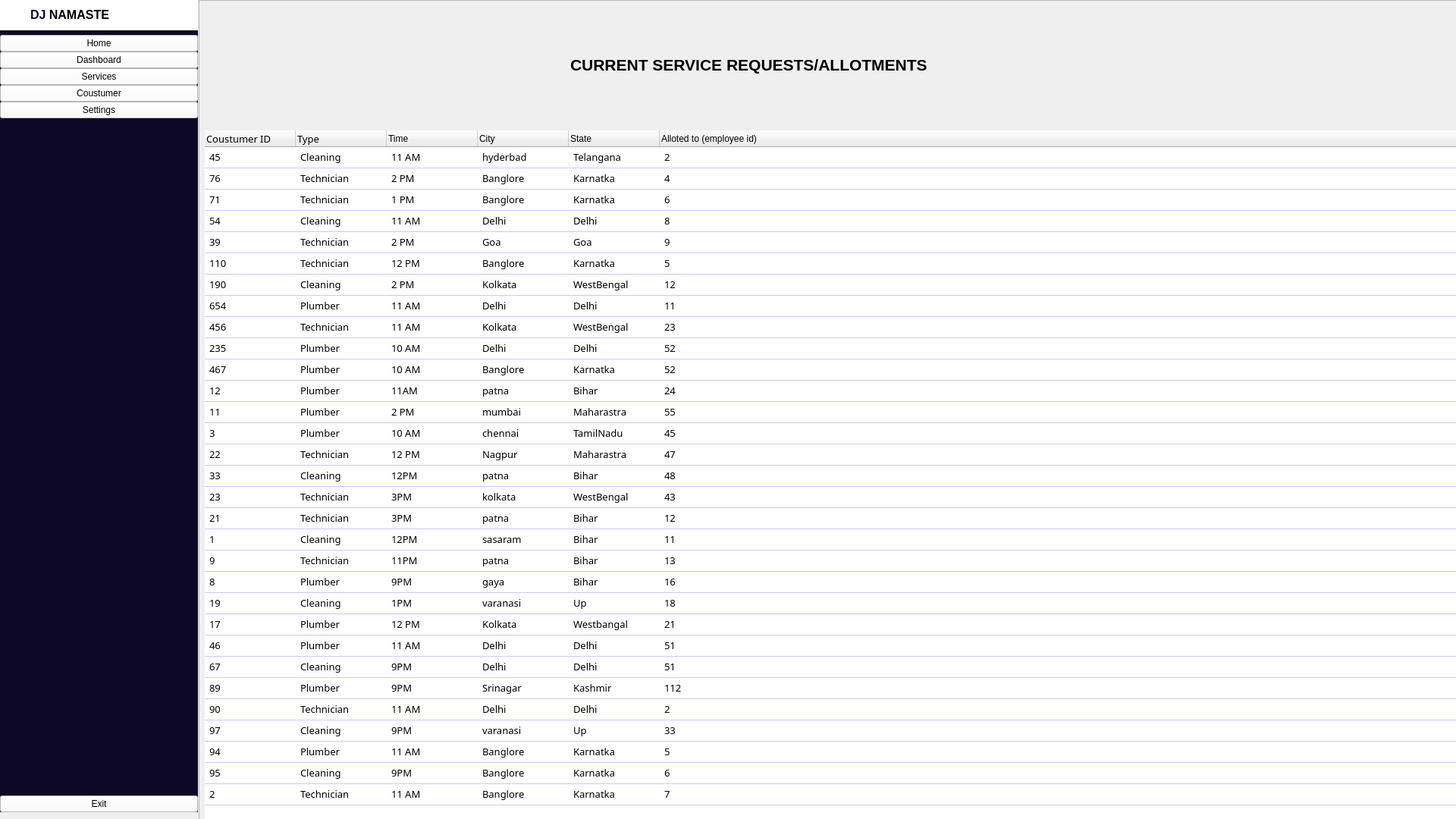
<?xml version="1.0" encoding="UTF-8"?>
<ui version="4.0">
 <class>Form</class>
 <widget class="QWidget" name="Form">
  <property name="geometry">
   <rect>
    <x>0</x>
    <y>0</y>
    <width>1920</width>
    <height>1080</height>
   </rect>
  </property>
  <property name="windowTitle">
   <string>Form</string>
  </property>
  <property name="styleSheet">
   <string notr="true">#result_frame {
	border-radius: 5px;
	background-color: #fff;
}
QTableWidget::Item{
	border-bottom:1px solid #d0c6ff;
	color: black;
	padding-left: 3px;
}</string>
  </property>
  <widget class="QWidget" name="full_menu_widget" native="true">
   <property name="geometry">
    <rect>
     <x>0</x>
     <y>0</y>
     <width>261</width>
     <height>1071</height>
    </rect>
   </property>
   <property name="styleSheet">
    <string notr="true">
background-color: rgb(13, 9, 36);</string>
   </property>
   <layout class="QVBoxLayout" name="verticalLayout_13">
    <property name="sizeConstraint">
     <enum>QLayout::SetDefaultConstraint</enum>
    </property>
    <item>
     <layout class="QHBoxLayout" name="horizontalLayout_13">
      <property name="spacing">
       <number>0</number>
      </property>
      <item>
       <widget class="QLabel" name="logo_label_9">
        <property name="minimumSize">
         <size>
          <width>40</width>
          <height>40</height>
         </size>
        </property>
        <property name="maximumSize">
         <size>
          <width>40</width>
          <height>40</height>
         </size>
        </property>
        <property name="styleSheet">
         <string notr="true">image: url(:/newPrefix/icons/attachment_97751416.svg);
background-color: rgb(255, 255, 255);</string>
        </property>
        <property name="text">
         <string/>
        </property>
        <property name="pixmap">
         <pixmap>:/icon/icon/Logo.png</pixmap>
        </property>
        <property name="scaledContents">
         <bool>true</bool>
        </property>
       </widget>
      </item>
      <item>
       <widget class="QLabel" name="logo_label_10">
        <property name="font">
         <font>
          <pointsize>15</pointsize>
         </font>
        </property>
        <property name="styleSheet">
         <string notr="true">background-color: rgb(255, 255, 255);</string>
        </property>
        <property name="text">
         <string>&lt;html&gt;&lt;head/&gt;&lt;body&gt;&lt;p&gt;&lt;span style=&quot; font-size:12pt; font-weight:600; color:#0d0924;&quot;&gt;DJ&lt;/span&gt;&lt;span style=&quot; font-size:12pt; font-weight:600;&quot;&gt; NAMASTE&lt;/span&gt;&lt;/p&gt;&lt;/body&gt;&lt;/html&gt;</string>
        </property>
       </widget>
      </item>
     </layout>
    </item>
    <item>
     <layout class="QVBoxLayout" name="verticalLayout_14">
      <property name="spacing">
       <number>0</number>
      </property>
      <item>
       <widget class="QPushButton" name="home_btn_6">
        <property name="enabled">
         <bool>true</bool>
        </property>
        <property name="sizePolicy">
         <sizepolicy hsizetype="Minimum" vsizetype="Fixed">
          <horstretch>45</horstretch>
          <verstretch>45</verstretch>
         </sizepolicy>
        </property>
        <property name="styleSheet">
         <string notr="true">background-color: rgb(255, 255, 255);</string>
        </property>
        <property name="text">
         <string>Home</string>
        </property>
        <property name="icon">
         <iconset resource="mainfileeee.qrc">
          <normaloff>:/newPrefix/icons/home-4-32.ico</normaloff>:/newPrefix/icons/home-4-32.ico</iconset>
        </property>
        <property name="iconSize">
         <size>
          <width>14</width>
          <height>14</height>
         </size>
        </property>
        <property name="checkable">
         <bool>true</bool>
        </property>
        <property name="autoExclusive">
         <bool>true</bool>
        </property>
       </widget>
      </item>
      <item>
       <widget class="QPushButton" name="dashborad_btn_6">
        <property name="styleSheet">
         <string notr="true">background-color: rgb(255, 255, 255);</string>
        </property>
        <property name="text">
         <string>Dashboard</string>
        </property>
        <property name="icon">
         <iconset resource="mainfileeee.qrc">
          <normaloff>:/newPrefix/icons/dashboard-5-32.ico</normaloff>:/newPrefix/icons/dashboard-5-32.ico</iconset>
        </property>
        <property name="iconSize">
         <size>
          <width>14</width>
          <height>14</height>
         </size>
        </property>
        <property name="checkable">
         <bool>true</bool>
        </property>
        <property name="autoExclusive">
         <bool>true</bool>
        </property>
       </widget>
      </item>
      <item>
       <widget class="QPushButton" name="ser3_3">
        <property name="styleSheet">
         <string notr="true">background-color: rgb(255, 255, 255);</string>
        </property>
        <property name="text">
         <string>Services</string>
        </property>
        <property name="icon">
         <iconset resource="mainfileeee.qrc">
          <normaloff>:/newPrefix/icons/group-32.ico</normaloff>:/newPrefix/icons/group-32.ico</iconset>
        </property>
        <property name="iconSize">
         <size>
          <width>14</width>
          <height>14</height>
         </size>
        </property>
        <property name="checkable">
         <bool>true</bool>
        </property>
        <property name="autoExclusive">
         <bool>true</bool>
        </property>
       </widget>
      </item>
      <item>
       <widget class="QPushButton" name="products_btn_6">
        <property name="styleSheet">
         <string notr="true">background-color: rgb(255, 255, 255);</string>
        </property>
        <property name="text">
         <string>Coustumer</string>
        </property>
        <property name="icon">
         <iconset resource="mainfileeee.qrc">
          <normaloff>:/newPrefix/icons/user-48.ico</normaloff>:/newPrefix/icons/user-48.ico</iconset>
        </property>
        <property name="iconSize">
         <size>
          <width>14</width>
          <height>14</height>
         </size>
        </property>
        <property name="checkable">
         <bool>true</bool>
        </property>
        <property name="autoExclusive">
         <bool>true</bool>
        </property>
       </widget>
      </item>
      <item>
       <widget class="QPushButton" name="customers_btn_6">
        <property name="styleSheet">
         <string notr="true">background-color: rgb(255, 255, 255);</string>
        </property>
        <property name="text">
         <string>Settings</string>
        </property>
        <property name="icon">
         <iconset resource="mainfileeee.qrc">
          <normaloff>:/newPrefix/icons/settings1.svg</normaloff>:/newPrefix/icons/settings1.svg</iconset>
        </property>
        <property name="iconSize">
         <size>
          <width>14</width>
          <height>14</height>
         </size>
        </property>
        <property name="checkable">
         <bool>true</bool>
        </property>
        <property name="autoExclusive">
         <bool>true</bool>
        </property>
       </widget>
      </item>
     </layout>
    </item>
    <item>
     <spacer name="verticalSpacer_6">
      <property name="orientation">
       <enum>Qt::Vertical</enum>
      </property>
      <property name="sizeHint" stdset="0">
       <size>
        <width>20</width>
        <height>373</height>
       </size>
      </property>
     </spacer>
    </item>
    <item>
     <widget class="QPushButton" name="exit_btn_6">
      <property name="styleSheet">
       <string notr="true">background-color: rgb(255, 255, 255);</string>
      </property>
      <property name="text">
       <string>Exit</string>
      </property>
      <property name="icon">
       <iconset resource="mainfileeee.qrc">
        <normaloff>:/newPrefix/icons/close-window-64.ico</normaloff>:/newPrefix/icons/close-window-64.ico</iconset>
      </property>
      <property name="iconSize">
       <size>
        <width>14</width>
        <height>14</height>
       </size>
      </property>
     </widget>
    </item>
   </layout>
  </widget>
  <widget class="QFrame" name="frame">
   <property name="geometry">
    <rect>
     <x>262</x>
     <y>0</y>
     <width>1920</width>
     <height>1081</height>
    </rect>
   </property>
   <property name="styleSheet">
    <string notr="true">#result_frame {
	border-radius: 5px;
	background-color: #fff;
}</string>
   </property>
   <property name="frameShape">
    <enum>QFrame::StyledPanel</enum>
   </property>
   <property name="frameShadow">
    <enum>QFrame::Raised</enum>
   </property>
   <widget class="QLabel" name="label_89">
    <property name="geometry">
     <rect>
      <x>490</x>
      <y>60</y>
      <width>491</width>
      <height>51</height>
     </rect>
    </property>
    <property name="text">
     <string>&lt;html&gt;&lt;head/&gt;&lt;body&gt;&lt;p&gt;&lt;span style=&quot; font-size:16pt; font-weight:600;&quot;&gt;CURRENT SERVICE REQUESTS/ALLOTMENTS&lt;/span&gt;&lt;/p&gt;&lt;/body&gt;&lt;/html&gt;</string>
    </property>
   </widget>
  </widget>
  <widget class="QTableWidget" name="result_frame">
   <property name="geometry">
    <rect>
     <x>270</x>
     <y>172</y>
     <width>1893</width>
     <height>1031</height>
    </rect>
   </property>
   <property name="font">
    <font>
     <family>黑体</family>
     <pointsize>10</pointsize>
    </font>
   </property>
   <property name="focusPolicy">
    <enum>Qt::NoFocus</enum>
   </property>
   <property name="styleSheet">
    <string notr="true"/>
   </property>
   <property name="frameShape">
    <enum>QFrame::NoFrame</enum>
   </property>
   <property name="selectionMode">
    <enum>QAbstractItemView::ExtendedSelection</enum>
   </property>
   <property name="selectionBehavior">
    <enum>QAbstractItemView::SelectRows</enum>
   </property>
   <property name="showGrid">
    <bool>false</bool>
   </property>
   <property name="gridStyle">
    <enum>Qt::NoPen</enum>
   </property>
   <property name="sortingEnabled">
    <bool>true</bool>
   </property>
   <property name="wordWrap">
    <bool>true</bool>
   </property>
   <property name="cornerButtonEnabled">
    <bool>false</bool>
   </property>
   <property name="rowCount">
    <number>31</number>
   </property>
   <attribute name="horizontalHeaderCascadingSectionResizes">
    <bool>false</bool>
   </attribute>
   <attribute name="horizontalHeaderMinimumSectionSize">
    <number>50</number>
   </attribute>
   <attribute name="horizontalHeaderDefaultSectionSize">
    <number>120</number>
   </attribute>
   <attribute name="horizontalHeaderStretchLastSection">
    <bool>true</bool>
   </attribute>
   <attribute name="verticalHeaderVisible">
    <bool>false</bool>
   </attribute>
   <attribute name="verticalHeaderCascadingSectionResizes">
    <bool>false</bool>
   </attribute>
   <attribute name="verticalHeaderDefaultSectionSize">
    <number>28</number>
   </attribute>
   <attribute name="verticalHeaderHighlightSections">
    <bool>false</bool>
   </attribute>
   <attribute name="verticalHeaderShowSortIndicator" stdset="0">
    <bool>true</bool>
   </attribute>
   <attribute name="verticalHeaderStretchLastSection">
    <bool>false</bool>
   </attribute>
   <row>
    <property name="text">
     <string>1</string>
    </property>
   </row>
   <row>
    <property name="text">
     <string>New Row</string>
    </property>
   </row>
   <row>
    <property name="text">
     <string>New Row</string>
    </property>
   </row>
   <row>
    <property name="text">
     <string>New Row</string>
    </property>
   </row>
   <row>
    <property name="text">
     <string>New Row</string>
    </property>
   </row>
   <row>
    <property name="text">
     <string>New Row</string>
    </property>
   </row>
   <row>
    <property name="text">
     <string>New Row</string>
    </property>
   </row>
   <row>
    <property name="text">
     <string>New Row</string>
    </property>
   </row>
   <row>
    <property name="text">
     <string>New Row</string>
    </property>
   </row>
   <row>
    <property name="text">
     <string>New Row</string>
    </property>
   </row>
   <row>
    <property name="text">
     <string>New Row</string>
    </property>
   </row>
   <row>
    <property name="text">
     <string>New Row</string>
    </property>
   </row>
   <row>
    <property name="text">
     <string>New Row</string>
    </property>
   </row>
   <row>
    <property name="text">
     <string>New Row</string>
    </property>
   </row>
   <row>
    <property name="text">
     <string>New Row</string>
    </property>
   </row>
   <row>
    <property name="text">
     <string>New Row</string>
    </property>
   </row>
   <row>
    <property name="text">
     <string>New Row</string>
    </property>
   </row>
   <row>
    <property name="text">
     <string>New Row</string>
    </property>
   </row>
   <row>
    <property name="text">
     <string>New Row</string>
    </property>
   </row>
   <row>
    <property name="text">
     <string>New Row</string>
    </property>
   </row>
   <row>
    <property name="text">
     <string>New Row</string>
    </property>
   </row>
   <row>
    <property name="text">
     <string>New Row</string>
    </property>
   </row>
   <row>
    <property name="text">
     <string>New Row</string>
    </property>
   </row>
   <row>
    <property name="text">
     <string>New Row</string>
    </property>
   </row>
   <row>
    <property name="text">
     <string>New Row</string>
    </property>
   </row>
   <row>
    <property name="text">
     <string>New Row</string>
    </property>
   </row>
   <row>
    <property name="text">
     <string>New Row</string>
    </property>
   </row>
   <row>
    <property name="text">
     <string>New Row</string>
    </property>
   </row>
   <row>
    <property name="text">
     <string>New Row</string>
    </property>
   </row>
   <row>
    <property name="text">
     <string>New Row</string>
    </property>
   </row>
   <row>
    <property name="text">
     <string>2</string>
    </property>
   </row>
   <column>
    <property name="text">
     <string>Coustumer ID</string>
    </property>
    <property name="font">
     <font>
      <family>黑体</family>
      <pointsize>10</pointsize>
     </font>
    </property>
    <property name="textAlignment">
     <set>AlignLeading|AlignVCenter</set>
    </property>
   </column>
   <column>
    <property name="text">
     <string>Type</string>
    </property>
    <property name="font">
     <font>
      <family>黑体</family>
      <pointsize>10</pointsize>
     </font>
    </property>
    <property name="textAlignment">
     <set>AlignLeading|AlignVCenter</set>
    </property>
   </column>
   <column>
    <property name="text">
     <string>Time</string>
    </property>
    <property name="textAlignment">
     <set>AlignLeading|AlignVCenter</set>
    </property>
   </column>
   <column>
    <property name="text">
     <string>City</string>
    </property>
    <property name="textAlignment">
     <set>AlignLeading|AlignVCenter</set>
    </property>
   </column>
   <column>
    <property name="text">
     <string>State</string>
    </property>
    <property name="textAlignment">
     <set>AlignLeading|AlignVCenter</set>
    </property>
   </column>
   <column>
    <property name="text">
     <string>Alloted to (employee id)</string>
    </property>
    <property name="textAlignment">
     <set>AlignLeading|AlignVCenter</set>
    </property>
   </column>
   <item row="0" column="0">
    <property name="text">
     <string>45</string>
    </property>
   </item>
   <item row="0" column="1">
    <property name="text">
     <string>Cleaning</string>
    </property>
   </item>
   <item row="0" column="2">
    <property name="text">
     <string>11 AM</string>
    </property>
   </item>
   <item row="0" column="3">
    <property name="text">
     <string>hyderbad</string>
    </property>
   </item>
   <item row="0" column="4">
    <property name="text">
     <string>Telangana</string>
    </property>
   </item>
   <item row="0" column="5">
    <property name="text">
     <string>2</string>
    </property>
   </item>
   <item row="1" column="0">
    <property name="text">
     <string>76</string>
    </property>
   </item>
   <item row="1" column="1">
    <property name="text">
     <string>Technician</string>
    </property>
   </item>
   <item row="1" column="2">
    <property name="text">
     <string>2 PM</string>
    </property>
   </item>
   <item row="1" column="3">
    <property name="text">
     <string>Banglore</string>
    </property>
   </item>
   <item row="1" column="4">
    <property name="text">
     <string>Karnatka</string>
    </property>
   </item>
   <item row="1" column="5">
    <property name="text">
     <string>4</string>
    </property>
   </item>
   <item row="2" column="0">
    <property name="text">
     <string>71</string>
    </property>
   </item>
   <item row="2" column="1">
    <property name="text">
     <string>Technician</string>
    </property>
   </item>
   <item row="2" column="2">
    <property name="text">
     <string>1 PM</string>
    </property>
   </item>
   <item row="2" column="3">
    <property name="text">
     <string>Banglore</string>
    </property>
   </item>
   <item row="2" column="4">
    <property name="text">
     <string>Karnatka</string>
    </property>
   </item>
   <item row="2" column="5">
    <property name="text">
     <string>6</string>
    </property>
   </item>
   <item row="3" column="0">
    <property name="text">
     <string>54</string>
    </property>
   </item>
   <item row="3" column="1">
    <property name="text">
     <string>Cleaning</string>
    </property>
   </item>
   <item row="3" column="2">
    <property name="text">
     <string>11 AM</string>
    </property>
   </item>
   <item row="3" column="3">
    <property name="text">
     <string>Delhi</string>
    </property>
   </item>
   <item row="3" column="4">
    <property name="text">
     <string>Delhi</string>
    </property>
   </item>
   <item row="3" column="5">
    <property name="text">
     <string>8</string>
    </property>
   </item>
   <item row="4" column="0">
    <property name="text">
     <string>39</string>
    </property>
   </item>
   <item row="4" column="1">
    <property name="text">
     <string>Technician</string>
    </property>
   </item>
   <item row="4" column="2">
    <property name="text">
     <string>2 PM</string>
    </property>
   </item>
   <item row="4" column="3">
    <property name="text">
     <string>Goa</string>
    </property>
   </item>
   <item row="4" column="4">
    <property name="text">
     <string>Goa</string>
    </property>
   </item>
   <item row="4" column="5">
    <property name="text">
     <string>9</string>
    </property>
   </item>
   <item row="5" column="0">
    <property name="text">
     <string>110</string>
    </property>
   </item>
   <item row="5" column="1">
    <property name="text">
     <string>Technician</string>
    </property>
   </item>
   <item row="5" column="2">
    <property name="text">
     <string>12 PM</string>
    </property>
   </item>
   <item row="5" column="3">
    <property name="text">
     <string>Banglore</string>
    </property>
   </item>
   <item row="5" column="4">
    <property name="text">
     <string>Karnatka</string>
    </property>
   </item>
   <item row="5" column="5">
    <property name="text">
     <string>5</string>
    </property>
   </item>
   <item row="6" column="0">
    <property name="text">
     <string>190</string>
    </property>
   </item>
   <item row="6" column="1">
    <property name="text">
     <string>Cleaning</string>
    </property>
   </item>
   <item row="6" column="2">
    <property name="text">
     <string>2 PM</string>
    </property>
   </item>
   <item row="6" column="3">
    <property name="text">
     <string>Kolkata</string>
    </property>
   </item>
   <item row="6" column="4">
    <property name="text">
     <string>WestBengal</string>
    </property>
   </item>
   <item row="6" column="5">
    <property name="text">
     <string>12</string>
    </property>
   </item>
   <item row="7" column="0">
    <property name="text">
     <string>654</string>
    </property>
   </item>
   <item row="7" column="1">
    <property name="text">
     <string>Plumber</string>
    </property>
   </item>
   <item row="7" column="2">
    <property name="text">
     <string>11 AM</string>
    </property>
   </item>
   <item row="7" column="3">
    <property name="text">
     <string>Delhi</string>
    </property>
   </item>
   <item row="7" column="4">
    <property name="text">
     <string>Delhi</string>
    </property>
   </item>
   <item row="7" column="5">
    <property name="text">
     <string>11</string>
    </property>
   </item>
   <item row="8" column="0">
    <property name="text">
     <string>456</string>
    </property>
   </item>
   <item row="8" column="1">
    <property name="text">
     <string>Technician</string>
    </property>
   </item>
   <item row="8" column="2">
    <property name="text">
     <string>11 AM</string>
    </property>
   </item>
   <item row="8" column="3">
    <property name="text">
     <string>Kolkata</string>
    </property>
   </item>
   <item row="8" column="4">
    <property name="text">
     <string>WestBengal</string>
    </property>
   </item>
   <item row="8" column="5">
    <property name="text">
     <string>23</string>
    </property>
   </item>
   <item row="9" column="0">
    <property name="text">
     <string>235</string>
    </property>
   </item>
   <item row="9" column="1">
    <property name="text">
     <string>Plumber</string>
    </property>
   </item>
   <item row="9" column="2">
    <property name="text">
     <string>10 AM</string>
    </property>
   </item>
   <item row="9" column="3">
    <property name="text">
     <string>Delhi</string>
    </property>
   </item>
   <item row="9" column="4">
    <property name="text">
     <string>Delhi</string>
    </property>
   </item>
   <item row="9" column="5">
    <property name="text">
     <string>52</string>
    </property>
   </item>
   <item row="10" column="0">
    <property name="text">
     <string>467</string>
    </property>
   </item>
   <item row="10" column="1">
    <property name="text">
     <string>Plumber</string>
    </property>
   </item>
   <item row="10" column="2">
    <property name="text">
     <string>10 AM</string>
    </property>
   </item>
   <item row="10" column="3">
    <property name="text">
     <string>Banglore</string>
    </property>
   </item>
   <item row="10" column="4">
    <property name="text">
     <string>Karnatka</string>
    </property>
   </item>
   <item row="10" column="5">
    <property name="text">
     <string>52</string>
    </property>
   </item>
   <item row="11" column="0">
    <property name="text">
     <string>12</string>
    </property>
   </item>
   <item row="11" column="1">
    <property name="text">
     <string>Plumber</string>
    </property>
   </item>
   <item row="11" column="2">
    <property name="text">
     <string>11AM</string>
    </property>
   </item>
   <item row="11" column="3">
    <property name="text">
     <string>patna</string>
    </property>
   </item>
   <item row="11" column="4">
    <property name="text">
     <string>Bihar</string>
    </property>
   </item>
   <item row="11" column="5">
    <property name="text">
     <string>24</string>
    </property>
   </item>
   <item row="12" column="0">
    <property name="text">
     <string>11</string>
    </property>
   </item>
   <item row="12" column="1">
    <property name="text">
     <string>Plumber</string>
    </property>
   </item>
   <item row="12" column="2">
    <property name="text">
     <string>2 PM</string>
    </property>
   </item>
   <item row="12" column="3">
    <property name="text">
     <string>mumbai</string>
    </property>
   </item>
   <item row="12" column="4">
    <property name="text">
     <string>Maharastra</string>
    </property>
   </item>
   <item row="12" column="5">
    <property name="text">
     <string>55</string>
    </property>
   </item>
   <item row="13" column="0">
    <property name="text">
     <string>3</string>
    </property>
   </item>
   <item row="13" column="1">
    <property name="text">
     <string>Plumber</string>
    </property>
   </item>
   <item row="13" column="2">
    <property name="text">
     <string>10 AM</string>
    </property>
   </item>
   <item row="13" column="3">
    <property name="text">
     <string>chennai</string>
    </property>
   </item>
   <item row="13" column="4">
    <property name="text">
     <string>TamilNadu</string>
    </property>
   </item>
   <item row="13" column="5">
    <property name="text">
     <string>45</string>
    </property>
   </item>
   <item row="14" column="0">
    <property name="text">
     <string>22</string>
    </property>
   </item>
   <item row="14" column="1">
    <property name="text">
     <string>Technician</string>
    </property>
   </item>
   <item row="14" column="2">
    <property name="text">
     <string>12 PM</string>
    </property>
   </item>
   <item row="14" column="3">
    <property name="text">
     <string>Nagpur</string>
    </property>
   </item>
   <item row="14" column="4">
    <property name="text">
     <string>Maharastra</string>
    </property>
   </item>
   <item row="14" column="5">
    <property name="text">
     <string>47</string>
    </property>
   </item>
   <item row="15" column="0">
    <property name="text">
     <string>33</string>
    </property>
   </item>
   <item row="15" column="1">
    <property name="text">
     <string>Cleaning</string>
    </property>
   </item>
   <item row="15" column="2">
    <property name="text">
     <string>12PM</string>
    </property>
   </item>
   <item row="15" column="3">
    <property name="text">
     <string>patna</string>
    </property>
   </item>
   <item row="15" column="4">
    <property name="text">
     <string>Bihar</string>
    </property>
   </item>
   <item row="15" column="5">
    <property name="text">
     <string>48</string>
    </property>
   </item>
   <item row="16" column="0">
    <property name="text">
     <string>23</string>
    </property>
   </item>
   <item row="16" column="1">
    <property name="text">
     <string>Technician</string>
    </property>
   </item>
   <item row="16" column="2">
    <property name="text">
     <string>3PM</string>
    </property>
   </item>
   <item row="16" column="3">
    <property name="text">
     <string>kolkata</string>
    </property>
   </item>
   <item row="16" column="4">
    <property name="text">
     <string>WestBengal</string>
    </property>
   </item>
   <item row="16" column="5">
    <property name="text">
     <string>43</string>
    </property>
   </item>
   <item row="17" column="0">
    <property name="text">
     <string>21</string>
    </property>
   </item>
   <item row="17" column="1">
    <property name="text">
     <string>Technician</string>
    </property>
   </item>
   <item row="17" column="2">
    <property name="text">
     <string>3PM</string>
    </property>
   </item>
   <item row="17" column="3">
    <property name="text">
     <string>patna</string>
    </property>
   </item>
   <item row="17" column="4">
    <property name="text">
     <string>Bihar</string>
    </property>
   </item>
   <item row="17" column="5">
    <property name="text">
     <string>12</string>
    </property>
   </item>
   <item row="18" column="0">
    <property name="text">
     <string>1</string>
    </property>
   </item>
   <item row="18" column="1">
    <property name="text">
     <string>Cleaning</string>
    </property>
   </item>
   <item row="18" column="2">
    <property name="text">
     <string>12PM</string>
    </property>
   </item>
   <item row="18" column="3">
    <property name="text">
     <string>sasaram</string>
    </property>
   </item>
   <item row="18" column="4">
    <property name="text">
     <string>Bihar</string>
    </property>
   </item>
   <item row="18" column="5">
    <property name="text">
     <string>11</string>
    </property>
   </item>
   <item row="19" column="0">
    <property name="text">
     <string>9</string>
    </property>
   </item>
   <item row="19" column="1">
    <property name="text">
     <string>Technician</string>
    </property>
   </item>
   <item row="19" column="2">
    <property name="text">
     <string>11PM</string>
    </property>
   </item>
   <item row="19" column="3">
    <property name="text">
     <string>patna</string>
    </property>
   </item>
   <item row="19" column="4">
    <property name="text">
     <string>Bihar</string>
    </property>
   </item>
   <item row="19" column="5">
    <property name="text">
     <string>13</string>
    </property>
   </item>
   <item row="20" column="0">
    <property name="text">
     <string>8</string>
    </property>
   </item>
   <item row="20" column="1">
    <property name="text">
     <string>Plumber</string>
    </property>
   </item>
   <item row="20" column="2">
    <property name="text">
     <string>9PM</string>
    </property>
   </item>
   <item row="20" column="3">
    <property name="text">
     <string>gaya</string>
    </property>
   </item>
   <item row="20" column="4">
    <property name="text">
     <string>Bihar</string>
    </property>
   </item>
   <item row="20" column="5">
    <property name="text">
     <string>16</string>
    </property>
   </item>
   <item row="21" column="0">
    <property name="text">
     <string>19</string>
    </property>
   </item>
   <item row="21" column="1">
    <property name="text">
     <string>Cleaning</string>
    </property>
   </item>
   <item row="21" column="2">
    <property name="text">
     <string>1PM</string>
    </property>
   </item>
   <item row="21" column="3">
    <property name="text">
     <string>varanasi</string>
    </property>
   </item>
   <item row="21" column="4">
    <property name="text">
     <string>Up</string>
    </property>
   </item>
   <item row="21" column="5">
    <property name="text">
     <string>18</string>
    </property>
   </item>
   <item row="22" column="0">
    <property name="text">
     <string>17</string>
    </property>
   </item>
   <item row="22" column="1">
    <property name="text">
     <string>Plumber</string>
    </property>
   </item>
   <item row="22" column="2">
    <property name="text">
     <string>12 PM</string>
    </property>
   </item>
   <item row="22" column="3">
    <property name="text">
     <string>Kolkata</string>
    </property>
   </item>
   <item row="22" column="4">
    <property name="text">
     <string>Westbangal</string>
    </property>
   </item>
   <item row="22" column="5">
    <property name="text">
     <string>21</string>
    </property>
   </item>
   <item row="23" column="0">
    <property name="text">
     <string>46</string>
    </property>
   </item>
   <item row="23" column="1">
    <property name="text">
     <string>Plumber</string>
    </property>
   </item>
   <item row="23" column="2">
    <property name="text">
     <string>11 AM</string>
    </property>
   </item>
   <item row="23" column="3">
    <property name="text">
     <string>Delhi</string>
    </property>
   </item>
   <item row="23" column="4">
    <property name="text">
     <string>Delhi</string>
    </property>
   </item>
   <item row="23" column="5">
    <property name="text">
     <string>51</string>
    </property>
   </item>
   <item row="24" column="0">
    <property name="text">
     <string>67</string>
    </property>
   </item>
   <item row="24" column="1">
    <property name="text">
     <string>Cleaning</string>
    </property>
   </item>
   <item row="24" column="2">
    <property name="text">
     <string>9PM</string>
    </property>
   </item>
   <item row="24" column="3">
    <property name="text">
     <string>Delhi</string>
    </property>
   </item>
   <item row="24" column="4">
    <property name="text">
     <string>Delhi</string>
    </property>
   </item>
   <item row="24" column="5">
    <property name="text">
     <string>51</string>
    </property>
   </item>
   <item row="25" column="0">
    <property name="text">
     <string>89</string>
    </property>
   </item>
   <item row="25" column="1">
    <property name="text">
     <string>Plumber</string>
    </property>
   </item>
   <item row="25" column="2">
    <property name="text">
     <string>9PM</string>
    </property>
   </item>
   <item row="25" column="3">
    <property name="text">
     <string>Srinagar</string>
    </property>
   </item>
   <item row="25" column="4">
    <property name="text">
     <string>Kashmir</string>
    </property>
   </item>
   <item row="25" column="5">
    <property name="text">
     <string>112</string>
    </property>
   </item>
   <item row="26" column="0">
    <property name="text">
     <string>90</string>
    </property>
   </item>
   <item row="26" column="1">
    <property name="text">
     <string>Technician</string>
    </property>
   </item>
   <item row="26" column="2">
    <property name="text">
     <string>11 AM</string>
    </property>
   </item>
   <item row="26" column="3">
    <property name="text">
     <string>Delhi</string>
    </property>
   </item>
   <item row="26" column="4">
    <property name="text">
     <string>Delhi</string>
    </property>
   </item>
   <item row="26" column="5">
    <property name="text">
     <string>2</string>
    </property>
   </item>
   <item row="27" column="0">
    <property name="text">
     <string>97</string>
    </property>
   </item>
   <item row="27" column="1">
    <property name="text">
     <string>Cleaning</string>
    </property>
   </item>
   <item row="27" column="2">
    <property name="text">
     <string>9PM</string>
    </property>
   </item>
   <item row="27" column="3">
    <property name="text">
     <string>varanasi</string>
    </property>
   </item>
   <item row="27" column="4">
    <property name="text">
     <string>Up</string>
    </property>
   </item>
   <item row="27" column="5">
    <property name="text">
     <string>33</string>
    </property>
   </item>
   <item row="28" column="0">
    <property name="text">
     <string>94</string>
    </property>
   </item>
   <item row="28" column="1">
    <property name="text">
     <string>Plumber</string>
    </property>
   </item>
   <item row="28" column="2">
    <property name="text">
     <string>11 AM</string>
    </property>
   </item>
   <item row="28" column="3">
    <property name="text">
     <string>Banglore</string>
    </property>
   </item>
   <item row="28" column="4">
    <property name="text">
     <string>Karnatka</string>
    </property>
   </item>
   <item row="28" column="5">
    <property name="text">
     <string>5</string>
    </property>
   </item>
   <item row="29" column="0">
    <property name="text">
     <string>95</string>
    </property>
   </item>
   <item row="29" column="1">
    <property name="text">
     <string>Cleaning</string>
    </property>
   </item>
   <item row="29" column="2">
    <property name="text">
     <string>9PM</string>
    </property>
   </item>
   <item row="29" column="3">
    <property name="text">
     <string>Banglore</string>
    </property>
   </item>
   <item row="29" column="4">
    <property name="text">
     <string>Karnatka</string>
    </property>
   </item>
   <item row="29" column="5">
    <property name="text">
     <string>6</string>
    </property>
   </item>
   <item row="30" column="0">
    <property name="text">
     <string>2</string>
    </property>
   </item>
   <item row="30" column="1">
    <property name="text">
     <string>Technician</string>
    </property>
   </item>
   <item row="30" column="2">
    <property name="text">
     <string>11 AM</string>
    </property>
   </item>
   <item row="30" column="3">
    <property name="text">
     <string>Banglore</string>
    </property>
   </item>
   <item row="30" column="4">
    <property name="text">
     <string>Karnatka</string>
    </property>
   </item>
   <item row="30" column="5">
    <property name="text">
     <string>7</string>
    </property>
   </item>
  </widget>
 </widget>
 <resources>
  <include location="mainfileeee.qrc"/>
  <include location="../mainwin/New folder/Python-Weather-App-With-Open-Weather-API-main/mainfileeee.qrc"/>
 </resources>
 <connections/>
</ui>
